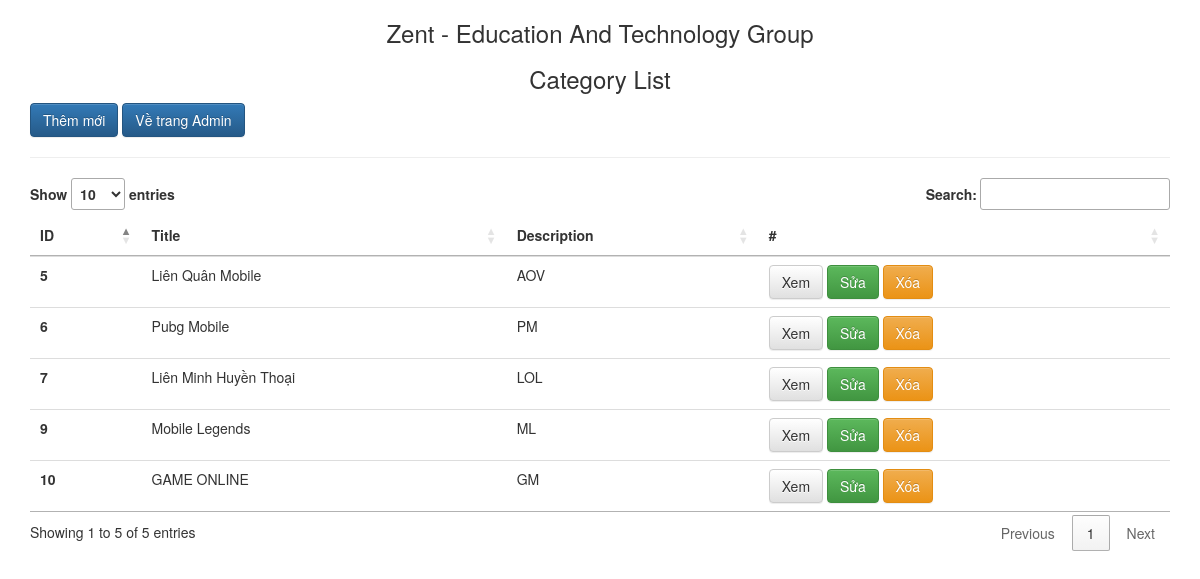
The page /Admin/Category/index.php (signed in) on the database its author committed.
### tables this page shows
CREATE TABLE `categories`  (
  `id` int(11) NOT NULL AUTO_INCREMENT,
  `tible` varchar(255) NULL DEFAULT NULL,
  `descripition` text NULL,
  PRIMARY KEY (`id`) USING BTREE
);

### Admin/Category/index.php (the view, shortened to what this page needs)
<?php
	require_once('../../connection.php');
	$query_post=  "SELECT * from categories";
	$result_post = $conn->query($query_post);
	$categorie_post = array();
	while($row = $result_post->fetch_assoc()){
		$categorie_post[] = $row;
	}
?>
<!DOCTYPE html>
<html>
<head>
    <link rel="stylesheet" href="http://netdna.bootstrapcdn.com/bootstrap/3.1.1/css/bootstrap.min.css">
    <link rel="stylesheet" href="http://netdna.bootstrapcdn.com/bootstrap/3.1.1/css/bootstrap-theme.min.css">
  <link type="text/css" rel="stylesheet" href="https://cdn.datatables.net/1.10.20/css/jquery.dataTables.min.css">
</head>
<body>
    <div class="container">
    <h3 align="center">Zent - Education And Technology Group</h3>
    <h3 align="center">Category List</h3>
    <a href="category_add.php" type="button" class="btn btn-primary">Thêm mới</a>
    <a href="../index.php" type="button" class="btn btn-primary">Về trang Admin</a>
    <hr>
    <table class="table" id="example">
      <thead>
        <tr>
          <th scope="col">ID</th>
          <th scope="col">Title</th>
          <th scope="col">Description</th>
          <th scope="col">#</th>
        </tr>
      </thead>
      <tbody>
      <?php  foreach ($categorie_post as $status) { ?>
        <tr>
          <th scope="row"><?= $status['id']?></th>
          <td><?=  $status['tible']?></td>
          <td><?= $status['descripition']?></td>
          <td>
            <a href="category_detail.php?id=<?=$status['id']?>" type="button" class="btn btn-default">Xem</a>
            <a href="category_edit.php?id=<?=$status['id']?>" type="button" class="btn btn-success">Sửa</a>
            <a href="category_delete.php?id=<?=$status['id']?>"  onclick="return confirm('Bạn có thật sự muốn xóa ?');" type="button" class="btn btn-warning">Xóa</a>
          </td>
        </tr>
        <?php } ?>
      </tbody>
    </table>
    </div>
</body>
</html>

### rows shown on the page
categories: id "5", tible "Liên Quân Mobile", descripition "AOV"
categories: id "6", tible "Pubg Mobile", descripition "PM"
categories: id "7", tible "Liên Minh Huyền Thoại", descripition "LOL"
categories: id "9", tible "Mobile Legends", descripition "ML"
categories: id "10", tible "GAME ONLINE", descripition "GM"
